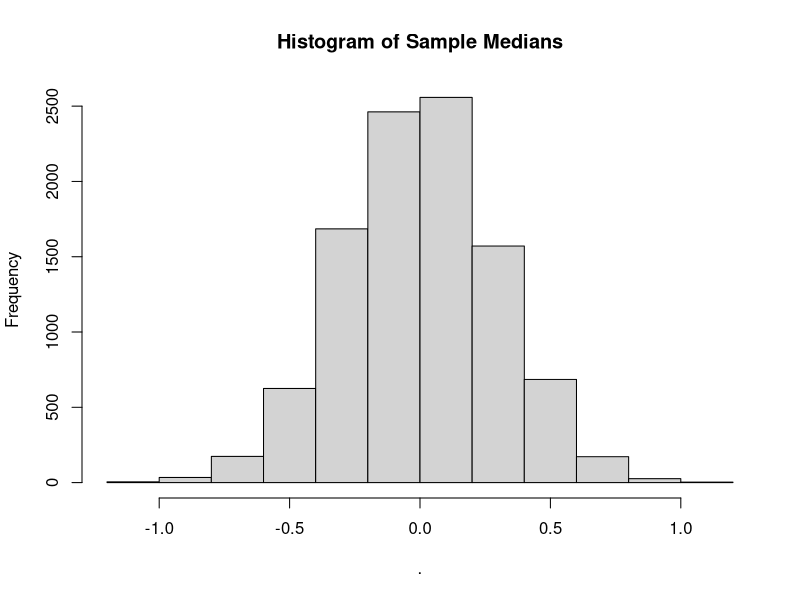

The R source for this figure:
## ---- chunk 1
knitr::opts_chunk$set(echo = TRUE)
library(dplyr)
## ---- chunk 2
set.seed(10)
sample = c(runif(n=13, min=-1, max=1), runif(n=2, min=-10, max=10))
sample
## ---- chunk 3
#a: Sample mean
mean(sample) 
## ---- chunk 4
trimmed_mean = function(data, k){
  order_stat = sort(data)
  n=length(data)
  trimmed_data=order_stat[(k+1):(n-k)]
  return(mean(trimmed_data))
}
# test - should both result 1 
trimmed_mean(c(0, 0, 1, 1, 2, 2), k=2)
trimmed_mean(c(0, 0, 1, 1, 1, 2, 2), k=2)
## ---- chunk 5
for(i in 1:4){
  trimmed_mean(sample, k=i) %>% print()
}
## ---- chunk 6
median(sample)
## ---- chunk 7
set.seed(199)

# sample: row (10)
# number of observations per sample: column (15)
samples = matrix(nrow = 10, ncol = 15)
for (k in 1:10){
  samples[k, ] = c(runif(n=13, min=-1, max=1), runif(n=2, min=-10, max=10))
}

samples %>% as.data.frame()
## ---- chunk 8

t_1 = function(x) 
t_1 = function(x) trimmed_mean(data=x, k=1)
  
means = apply(samples, MARGIN=1, FUN=mean)
medians = apply(samples, MARGIN=1, FUN=median)
trimmed_1 = apply(samples, MARGIN=1, FUN=trimmed_mean, k=1)
trimmed_2 = apply(samples, MARGIN=1, FUN=trimmed_mean, k=2)
trimmed_3 = apply(samples, MARGIN=1, FUN=trimmed_mean, k=3)
trimmed_4 = apply(samples, MARGIN=1, FUN=trimmed_mean, k=4)

estimator_results = data.frame(sample_num=1:10, means, medians, 
                               trimmed_1, trimmed_2, trimmed_3, trimmed_4) %>% 
  round(4) 

estimator_results
## ---- chunk 9
min_abs = function(x) min(abs(x))

estimator_results %>% apply(MARGIN=1, min_abs)
## ---- chunk 10
squared_error = function(x){
  return (x^2)
}

temp = apply(estimator_results %>% select(-sample_num), MARGIN = 1, FUN=squared_error)
result_mse = apply(temp, MARGIN = 1, FUN=mean)
result_mse
## ---- chunk 11
iteration = 10000

sample_medians = rep(NA, iteration)
for (i in 1:iteration){
  Z = rnorm(n=20, mean=0, sd=1)
  Y = rnorm(n=20, mean=0, sd=sqrt(100))
  ep = 0.05

  X_sample = Z*(1-ep)+Y*ep
  sample_medians[i] = median(X_sample)
}


sample_medians %>% hist(main="Histogram of Sample Medians")
## ---- chunk 12
mse = mean(sample_medians^2)
## ---- chunk 13
mse * 20 
